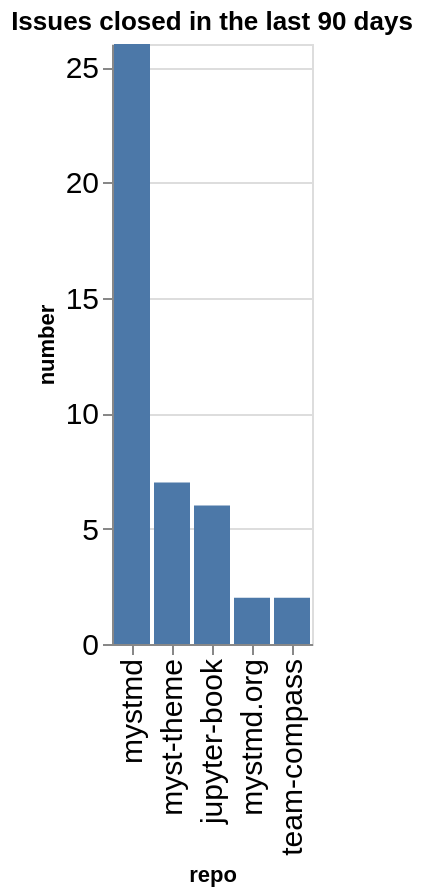

The code cell stored with this chart in its notebook:
### Code cell
closed_counts = closed.groupby(['org', 'repo']).count()['number'].reset_index()
closed_counts['org/repo'] = closed_counts.apply(lambda a: a['org'] + '/' + a['repo'], axis=1)
sorted_vals = closed_counts.sort_values(['number'], ascending=False)['repo'].values
alt.Chart(data=closed_counts, title=f"Issues closed in the last {n_days} days").mark_bar().encode(
    x=alt.X('repo', sort=alt.Sort(sorted_vals.tolist())),
    y='number',
)

### Figure 1 — Vega-Lite specification as saved in the notebook (floating-point values rounded to 4 significant figures)
{"config": {"axisLeft": {"labelFontSize": 15}, "axisBottom": {"labelFontSize": 15}}, "data": {"name": "data-e73fa391658f62d238421e10beb08e87"}, "mark": {"type": "bar"}, "encoding": {"x": {"field": "repo", "sort": ["mystmd", "myst-theme", "jupyter-book", "mystmd.org", "team-compass"], "type": "nominal"}, "y": {"field": "number", "type": "quantitative"}}, "title": "Issues closed in the last 90 days", "$schema": "https://vega.github.io/schema/vega-lite/v5.20.1.json", "datasets": {"data-e73fa391658f62d238421e10beb08e87": [{"org": "jupyter-book", "repo": "jupyter-book", "number": 6, "org/repo": "jupyter-book/jupyter-book"}, {"org": "jupyter-book", "repo": "myst-theme", "number": 7, "org/repo": "jupyter-book/myst-theme"}, {"org": "jupyter-book", "repo": "mystmd", "number": 26, "org/repo": "jupyter-book/mystmd"}, {"org": "jupyter-book", "repo": "mystmd.org", "number": 2, "org/repo": "jupyter-book/mystmd.org"}, {"org": "jupyter-book", "repo": "team-compass", "number": 2, "org/repo": "jupyter-book/team-compass"}]}}
